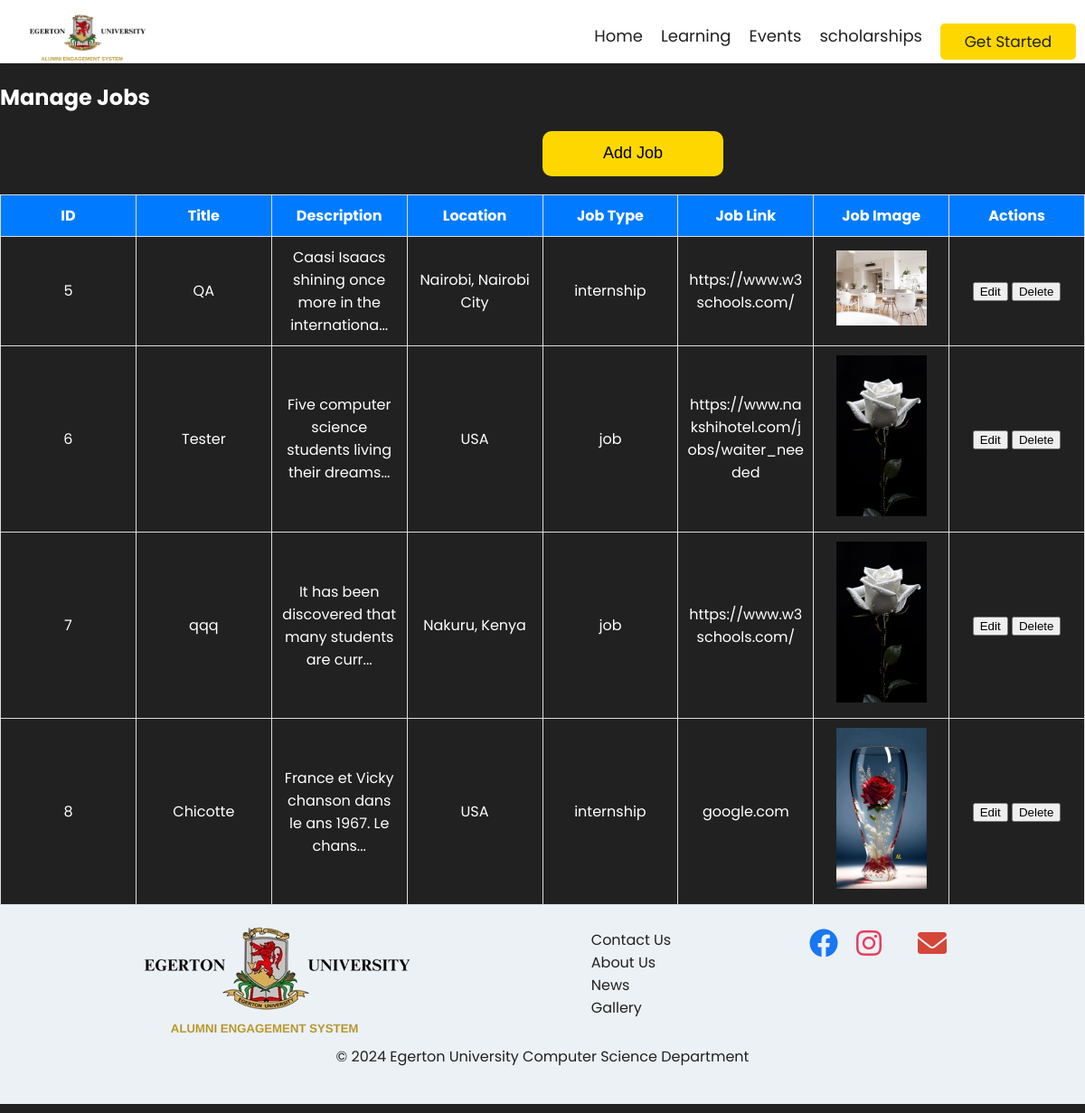
Page /view_jobs on the earlier database version.
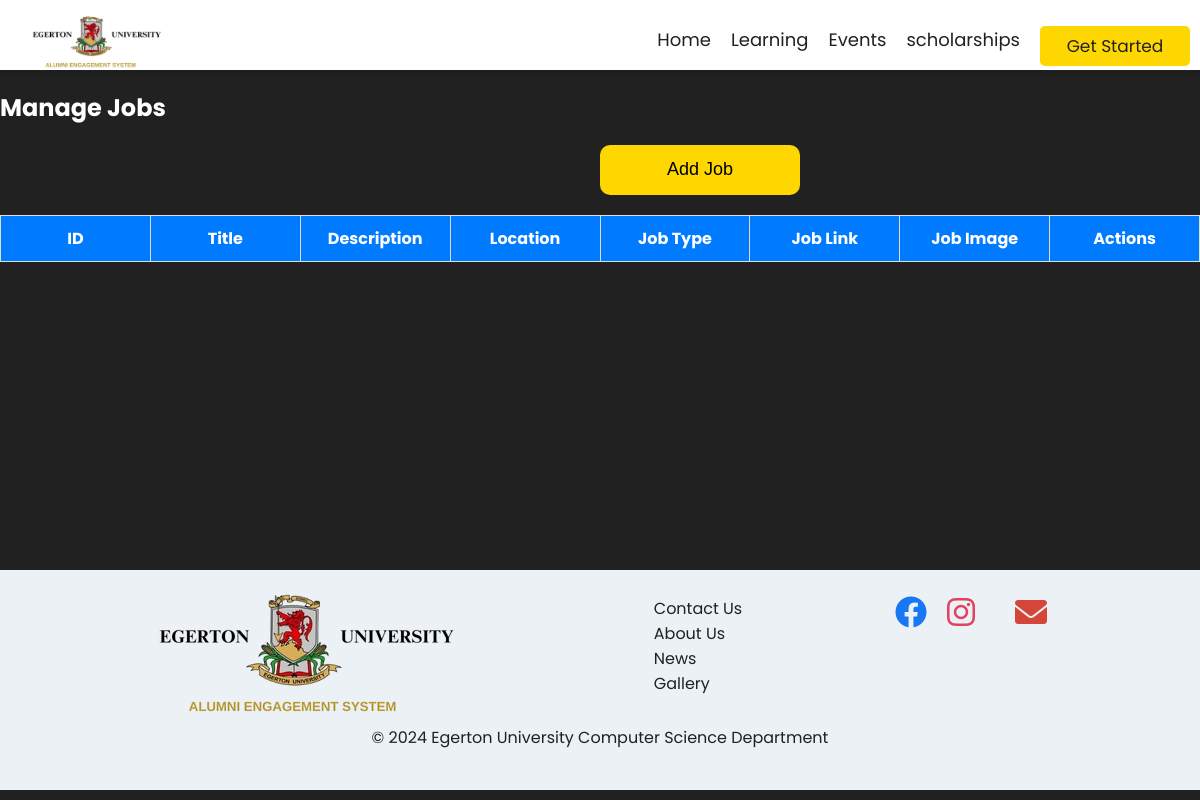
Same page on the later database version.
### website/models.py (models this page shows)
class Jobs(db.Model):
    id = db.Column(db.Integer, primary_key = True)
    title = db.Column(db.String(100) , nullable = False)
    body = db.Column(db.String(1000) , nullable = False)
    location = db.Column(db.String(50) , nullable = False)
    job_type = db.Column(db.String(100) , nullable = False)
    link = db.Column(db.String(100) , nullable = False)
    image = db.Column(db.String(1000) , nullable = False)

### website/admin.py (the view)
@admin.route('/view_jobs')
def all_jobs():
    all_jobs = Jobs.query.all()
    return render_template("all_jobs.html" , all_jobs = all_jobs)

### website/templates/all_jobs.html (shortened to what this page needs)
{% extends "base.html" %}
{% block body %}
<h2>Manage Jobs</h2>
<a href="{{ url_for('admin.add_job') }}"><button class="all-jobs-button">Add Job</button></a>
<table>
    <thead>
        <tr>
            <th>ID</th>
            <th>Title</th>
            <th>Description</th>
            <th>Location</th>
            <th>Job Type</th>
            <th>Job Link</th>
            <th>Job Image</th>
            <th>Actions</th>
        </tr>
    </thead>
    <tbody>
        {% for job in all_jobs %}
        <tr>
            <td>{{ job.id }}</td>
            <td>{{ job.title }}</td>
            <td>{{ job.body[:50] }}...</td>
            <td>{{ job.location }}</td>
            <td> {{ job.job_type }} </td>
            <td> {{ job.link }} </td>
            <td> <img src={{job.image}} alt="Job Image here" width="100"> </td>
            <td>
                <button><a href="{{ url_for('admin.edit_job' , job_id=job.id) }}">Edit</a></button>
                <button onclick="confirmDelete('{{ url_for('admin.delete_job',job_id=job.id) }}')">Delete</button>
            </td>
        </tr>
        {% endfor %}
    </tbody>
</table>
{% endblock %}

Differences in the rows shown:
removed Jobs: id "5", title "QA", body "Caasi Isaacs shining once more in the internationa", location "Nairobi, Nairobi City", job_type "internship", link "https://www.w3schools.com/", image (picture)
removed Jobs: id "6", title "Tester", body "Five computer science students living their dreams", location "USA", job_type "job", link "https://www.nakshihotel.com/jobs/waiter_needed", image (picture)
removed Jobs: id "7", title "qqq", body "It has been discovered that many students are curr", location "Nakuru, Kenya", job_type "job", link "https://www.w3schools.com/", image (picture)
removed Jobs: id "8", title "Chicotte", body "France et Vicky chanson dans le ans 1967. Le chans", location "USA", job_type "internship", link "google.com", image (picture)
